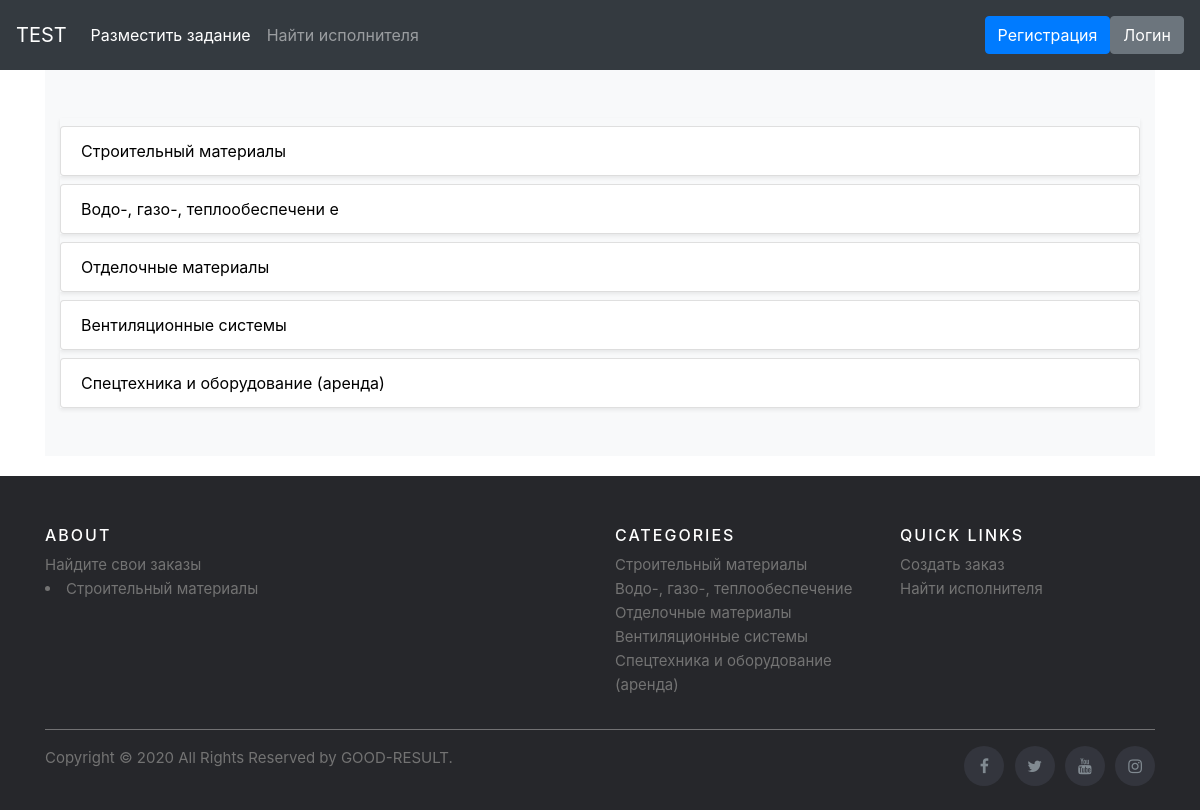
The page / on the database its author committed.
### adverts/models.py (models this page shows, shortened)
class Category1(models.Model):
    name = models.CharField("Категория 1", max_length=150)
    description = models.TextField("Описание")
    members = models.ManyToManyField(User, related_name='members1', blank=True)
    url = models.SlugField(max_length=160, unique=True)
    class Meta:
        verbose_name = "Категория 1"
        verbose_name_plural = "Категории 1"

### adverts/views.py (the view)
# urls.py: path('', views.MainListView.as_view(), name='all'),
class MainListView(generic.ListView):
    model = Category1
    template_name = 'adverts/main.html'
    def get_queryset(self):
        return Category1.objects.all()

### templates/adverts/main.html (shortened to what this page needs)
{% extends "base.html" %}
{% load static %}
{% block content %}
  <main role="main">
    <div class="album py-5 bg-light">
      <div class="container">
        <div class="row">
        {% for category1 in category1_list %}
          <div class="col-md-12">
            <div class="list-group mb-12 shadow-sm">
                <div class="d-flex justify-content-between align-items-center">
                  <a class="list-group-item list-group-item-action" href="{% url 'adverts:detail' category1.id %}" style="text-decoration:none; color: #000000;">{{ category1.name }}</a>
                </div>
              </div>
            </div>
        {% endfor %}
        </div>
      </div>
    </div>
  </main>
{% endblock %}

### static/css/album.css (style rules this page uses)
:root { --jumbotron-padding-y: 3rem; }

### rows shown on the page
Category1: name "Строительный материалы"
Category1: name "Водо-, газо-, теплообеспечени е"
Category1: name "Отделочные материалы"
Category1: name "Вентиляционные системы"
Category1: name "Спецтехника и оборудование (аренда)"
